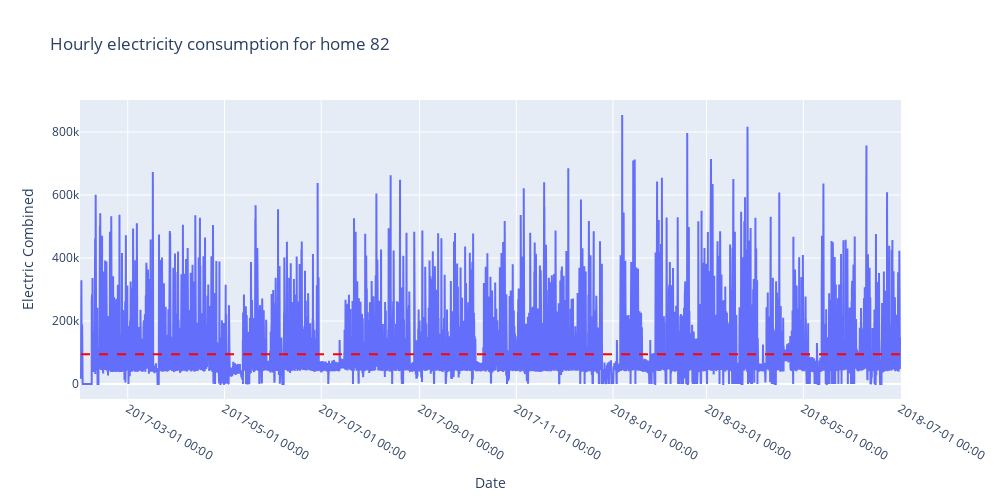
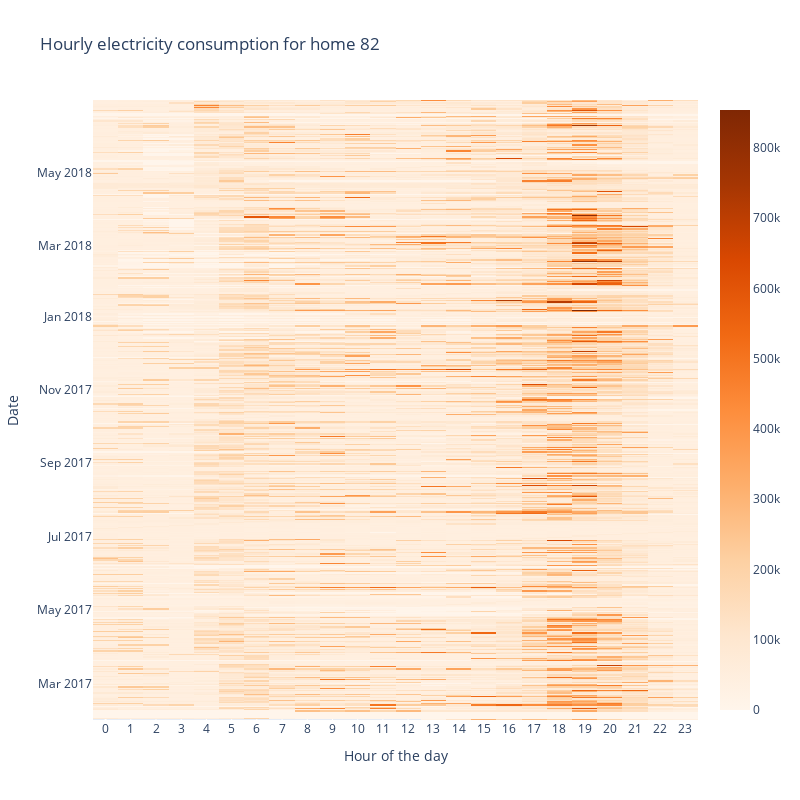

Notebook cell for these charts, in order:
### Code cell
house_breakdown(82)

### Figure 1 — Plotly figure (JSON) as saved in the notebook; plotly's stock layout.template omitted (floating-point values rounded to 4 significant figures; data arrays with more than 128 entries replaced by an {"elided": "..."} marker saying what was removed)
{"data": [{"mode": "lines", "name": "mains", "type": "scatter", "x": {"elided": "12395 str values"}, "y": {"elided": "12395 int values"}}], "layout": {"autosize": false, "height": 500, "shapes": [{"line": {"color": "Red", "dash": "dash", "width": 2}, "type": "line", "x0": "2017-01-30T13:00:00", "x1": "2018-06-30T23:00:00", "y0": 94220.0, "y1": 94220.0}], "title": {"text": "Hourly electricity consumption for home 82"}, "width": 1000, "xaxis": {"tickformat": "%Y-%m-%d %H:%M", "title": {"text": "Date"}}, "yaxis": {"title": {"text": "Electric Combined"}}}}

### Figure 2 — Plotly figure (JSON) as saved in the notebook; plotly's stock layout.template omitted (floating-point values rounded to 4 significant figures; data arrays with more than 128 entries replaced by an {"elided": "..."} marker saying what was removed)
{"data": [{"colorscale": [[0, "rgb(255,245,235)"], [0.125, "rgb(254,230,206)"], [0.25, "rgb(253,208,162)"], [0.375, "rgb(253,174,107)"], [0.5, "rgb(253,141,60)"], [0.625, "rgb(241,105,19)"], [0.75, "rgb(217,72,1)"], [0.875, "rgb(166,54,3)"], [1, "rgb(127,39,4)"]], "hovertemplate": "Day: %{y}<br>Time: %{x}<br>Value: %{z}<extra></extra>", "type": "heatmap", "x": [0, 1, 2, 3, 4, 5, 6, 7, 8, 9, 10, 11, 12, 13, 14, 15, 16, 17, 18, 19, 20, 21, 22, 23], "y": {"elided": "517 str values"}, "z": {"elided": "517x24 int values"}}], "layout": {"height": 800, "title": {"text": "Hourly electricity consumption for home 82"}, "width": 800, "xaxis": {"nticks": 36, "title": {"text": "Hour of the day"}}, "yaxis": {"title": {"text": "Date"}}}}
